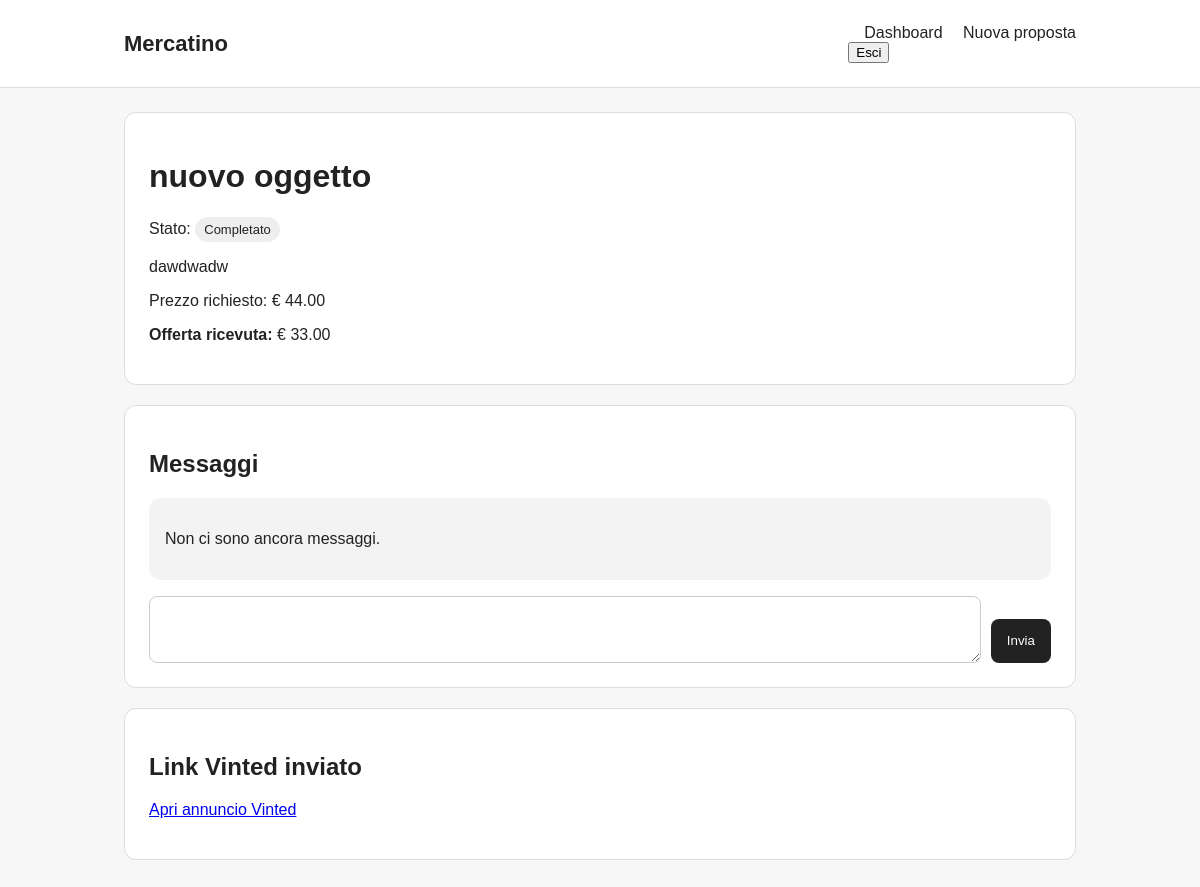
Before: /proposte/8/ (signed in) with the older database file.
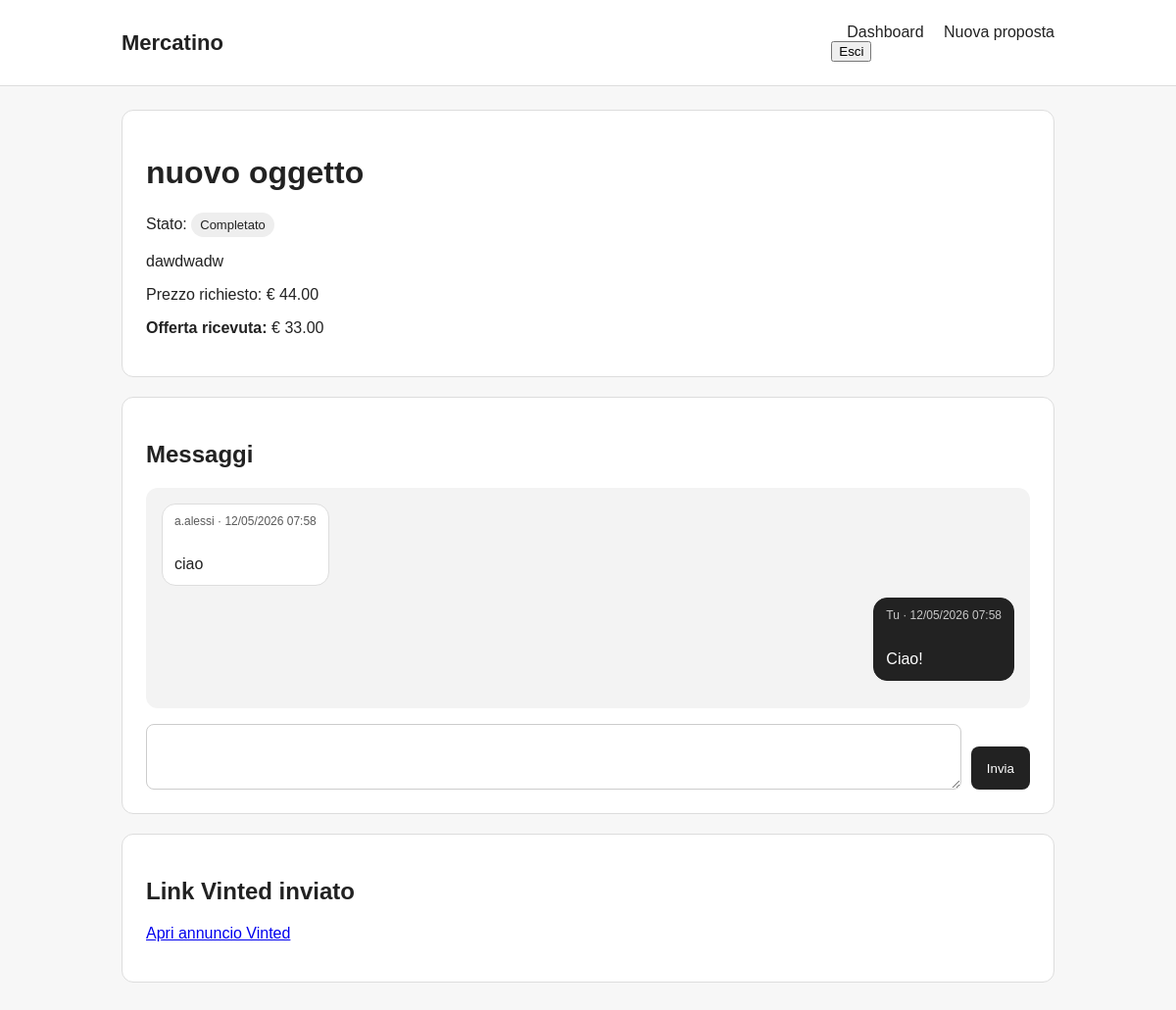
After: the same page with the newer database file.
### proposals/models.py (models this page shows, shortened)
class ProposalMessage(models.Model):
    proposal = models.ForeignKey(
        ItemProposal,
        on_delete=models.CASCADE,
        related_name="messages",
    )
    sender = models.ForeignKey(
        settings.AUTH_USER_MODEL,
        on_delete=models.CASCADE,
    )
    body = models.TextField()
    created_at = models.DateTimeField(auto_now_add=True)
    class Meta:
        ordering = ["created_at"]

### proposals/views.py (the view)
# urls.py: path("proposte/<int:pk>/", proposal_detail_view, name="proposal_detail"),
@login_required
def proposal_detail_view(request, pk):
    proposal = get_object_or_404(ItemProposal, pk=pk, user=request.user)
    message_form = ProposalMessageForm()
    vinted_form = VintedLinkForm(instance=proposal)
    if request.method == "POST":
        action = request.POST.get("action")
        if action == "send_message":
            message_form = ProposalMessageForm(request.POST)
            if message_form.is_valid():
                message = message_form.save(commit=False)
                message.proposal = proposal
                message.sender = request.user
                message.save()
                messages.success(request, "Messaggio inviato.")
                return redirect("proposal_detail", pk=proposal.pk)
        elif action == "send_vinted_link":
            if not proposal.can_user_send_vinted_link():
                messages.error(request, "Non puoi ancora inserire il link Vinted.")
                return redirect("proposal_detail", pk=proposal.pk)
            vinted_form = VintedLinkForm(request.POST, instance=proposal)
            if vinted_form.is_valid():
                proposal = vinted_form.save(commit=False)
                proposal.status = ItemProposal.Status.VINTED_LINK_SENT
                proposal.save()
                messages.success(request, "Link Vinted inviato correttamente.")
                return redirect("proposal_detail", pk=proposal.pk)
        elif action == "accept_offer":
            if proposal.status != ItemProposal.Status.OFFER_SENT:
                messages.error(request, "Non puoi accettare questa offerta.")
                return redirect("proposal_detail", pk=proposal.pk)
            if not proposal.admin_offer:
                messages.error(request, "Non c'è nessuna offerta da accettare.")
                return redirect("proposal_detail", pk=proposal.pk)
            proposal.status = ItemProposal.Status.OFFER_ACCEPTED
            proposal.save(update_fields=["status"])
            messages.success(request, "Offerta accettata. Ora puoi inserire il link dell'annuncio.")
            return redirect("proposal_detail", pk=proposal.pk)
    else:
        if proposal.status == ItemProposal.Status.OFFER_SENT and proposal.admin_offer and not proposal.offer_seen_by_user:
            proposal.offer_seen_by_user = True
            proposal.save(update_fields=["offer_seen_by_user"])
    return render(
        request,
        "proposals/proposal_detail.html",
        {
            "proposal": proposal,
            "message_form": message_form,
            "vinted_form": vinted_form,
        },
    )

### proposals/forms.py
class ProposalMessageForm(forms.ModelForm):
    class Meta:
        model = ProposalMessage
        fields = ["body"]
        labels = {
            "body": "Messaggio",
        }
        widgets = {
            "body": forms.Textarea(attrs={"rows": 3}),
        }

class VintedLinkForm(forms.ModelForm):
    class Meta:
        model = ItemProposal
        fields = ["vinted_url"]
        labels = {
            "vinted_url": "Link annuncio Vinted, Ebay, ecc.",
        }

### proposals/models.py (called while the page is built)
    def can_user_send_vinted_link(self):
        return self.status in [
            self.Status.OFFER_ACCEPTED,
            self.Status.WAITING_VINTED_LINK,
        ]

### templates/proposals/proposal_detail.html (shortened to what this page needs)
{% extends "base.html" %}
{% block content %}
<div class="card">
    <h1>{{ proposal.title }}</h1>
    <p>
        Stato:
        <span class="badge">{{ proposal.get_status_display }}</span>
    </p>
    <p>{{ proposal.description }}</p>
    {% if proposal.requested_price %}
        <p>Prezzo richiesto: € {{ proposal.requested_price }}</p>
    {% endif %}
    {% if proposal.admin_offer %}
        <p><strong>Offerta ricevuta:</strong> € {{ proposal.admin_offer }}</p>
    {% endif %}
</div>
<div class="card">
    <h2>Messaggi</h2>
    <div class="chat-box">
        {% for message in proposal.messages.all %}
            {% if message.sender == request.user %}
                <div class="chat-row chat-row-own">
                    <div class="chat-bubble chat-bubble-own">
                        <div class="chat-meta">
                            Tu · {{ message.created_at|date:"d/m/Y H:i" }}
                        </div>
                        <div class="chat-text">
                            {{ message.body }}
                        </div>
                    </div>
                </div>
            {% else %}
                <div class="chat-row chat-row-other">
                    <div class="chat-bubble chat-bubble-other">
                        <div class="chat-meta">
                            {{ message.sender.username }} · {{ message.created_at|date:"d/m/Y H:i" }}
                        </div>
                        <div class="chat-text">
                            {{ message.body }}
                        </div>
                    </div>
                </div>
            {% endif %}
        {% empty %}
            <p>Non ci sono ancora messaggi.</p>
        {% endfor %}
    </div>
    <form method="post" class="chat-form">
        {{ message_form.body }}
        <button class="button" type="submit">Invia</button>
    </form>
</div>
{% if proposal.vinted_url %}
    <div class="card">
        <h2>Link Vinted inviato</h2>
        <p>
            <a href="{{ proposal.vinted_url }}" target="_blank">
                Apri annuncio Vinted
            </a>
        </p>
    </div>
{% endif %}
{% endblock %}

Changed rows visible on the page:
added ProposalMessage: sender.username "a.alessi", created_at "12/05/2026 07:58", body "ciao"
added ProposalMessage: created_at "12/05/2026 07:58", body "Ciao!"
Other visible differences:
text no longer shown: "Non ci sono ancora messaggi."
